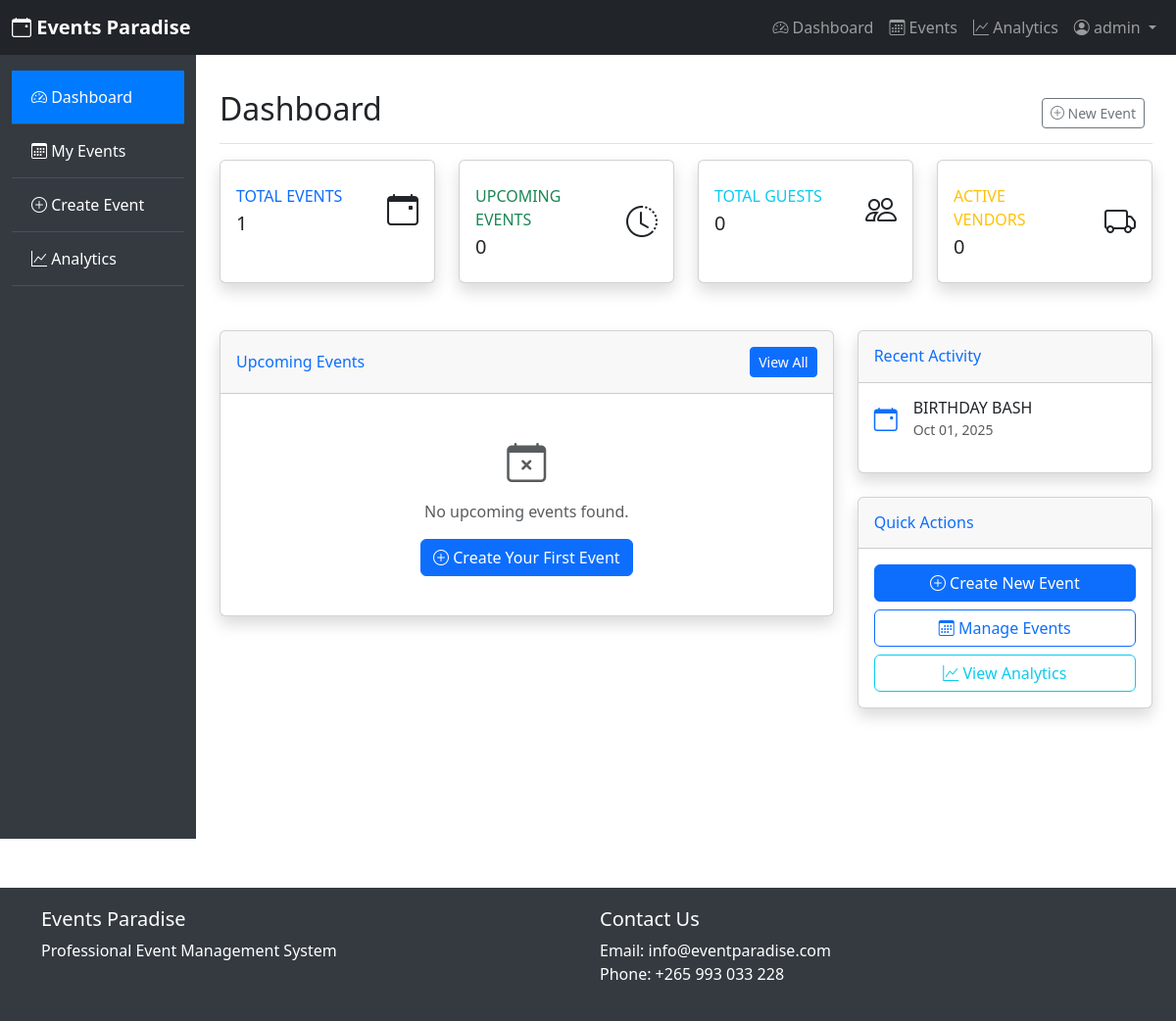
The page /dashboard (signed in) on the database its author committed.
### app.py (models this page shows)
class User(UserMixin, db.Model):
    id = db.Column(db.Integer, primary_key=True)
    username = db.Column(db.String(100), unique=True, nullable=False)
    email = db.Column(db.String(100), unique=True, nullable=False)
    password = db.Column(db.String(200), nullable=False)
    role = db.Column(db.String(20), nullable=False, default='user')
    created_at = db.Column(db.DateTime, default=datetime.utcnow)
    events = db.relationship('Event', backref='organizer', lazy=True)
    vendors = db.relationship('Vendor', backref='contact_person', lazy=True)

class Event(db.Model):
    id = db.Column(db.Integer, primary_key=True)
    title = db.Column(db.String(200), nullable=False)
    description = db.Column(db.Text)
    venue = db.Column(db.String(200), nullable=False)
    start_date = db.Column(db.DateTime, nullable=False)
    end_date = db.Column(db.DateTime, nullable=False)
    status = db.Column(db.String(20), default='planned')
    budget = db.Column(db.Float, default=0.0)
    organizer_id = db.Column(db.Integer, db.ForeignKey('user.id'), nullable=False)
    calendar_event_id = db.Column(db.String(100))  # Google Calendar event ID
    created_at = db.Column(db.DateTime, default=datetime.utcnow)
    guests = db.relationship('Guest', backref='event', lazy=True, cascade='all, delete-orphan')
    vendors = db.relationship('Vendor', backref='event', lazy=True, cascade='all, delete-orphan')
    payments = db.relationship('Payment', backref='event', lazy=True, cascade='all, delete-orphan')
    feedbacks = db.relationship('Feedback', backref='event', lazy=True, cascade='all, delete-orphan')

### app.py (the view)
@app.route('/dashboard')
@login_required
def dashboard():
    user_events = Event.query.filter_by(organizer_id=current_user.id).all()
    upcoming_events = Event.query.filter(
        Event.organizer_id == current_user.id,
        Event.start_date > datetime.now(),
        Event.status == 'planned'
    ).all()
    return render_template('dashboard.html',
                         events=user_events,
                         upcoming_events=upcoming_events)

### app.py (called while the page is built)
@login_manager.user_loader
def load_user(user_id):
    return User.query.get(int(user_id))

@app.teardown_appcontext
def shutdown_session(exception=None):
    db.session.remove()

### templates/dashboard.html
{% extends "layout.html" %}
{% block content %}
<div class="d-flex justify-content-between flex-wrap flex-md-nowrap align-items-center pt-3 pb-2 mb-3 border-bottom">
    <h1 class="h2">Dashboard</h1>
    <div class="btn-toolbar mb-2 mb-md-0">
        <div class="btn-group me-2">
            <a href="{{ url_for('create_event') }}" class="btn btn-sm btn-outline-secondary">
                <i class="bi bi-plus-circle"></i> New Event
            </a>
        </div>
    </div>
</div>
<div class="row mb-4">
    <div class="col-xl-3 col-md-6 mb-4">
        <div class="card border-left-primary shadow h-100 py-2">
            <div class="card-body">
                <div class="row no-gutters align-items-center">
                    <div class="col mr-2">
                        <div class="text-xs font-weight-bold text-primary text-uppercase mb-1">Total Events</div>
                        <div class="h5 mb-0 font-weight-bold text-gray-800">{{ events|length }}</div>
                    </div>
                    <div class="col-auto">
                        <i class="bi bi-calendar-event fs-2 text-gray-300"></i>
                    </div>
                </div>
            </div>
        </div>
    </div>
    <div class="col-xl-3 col-md-6 mb-4">
        <div class="card border-left-success shadow h-100 py-2">
            <div class="card-body">
                <div class="row no-gutters align-items-center">
                    <div class="col mr-2">
                        <div class="text-xs font-weight-bold text-success text-uppercase mb-1">Upcoming Events</div>
                        <div class="h5 mb-0 font-weight-bold text-gray-800">{{ upcoming_events|length }}</div>
                    </div>
                    <div class="col-auto">
                        <i class="bi bi-clock-history fs-2 text-gray-300"></i>
                    </div>
                </div>
            </div>
        </div>
    </div>
    <div class="col-xl-3 col-md-6 mb-4">
        <div class="card border-left-info shadow h-100 py-2">
            <div class="card-body">
                <div class="row no-gutters align-items-center">
                    <div class="col mr-2">
                        <div class="text-xs font-weight-bold text-info text-uppercase mb-1">Total Guests</div>
                        <div class="row no-gutters align-items-center">
                            <div class="col-auto">
                                <div class="h5 mb-0 mr-3 font-weight-bold text-gray-800">
                                    {% set total_guests = 0 %}
                                    {% for event in events %}
                                        {% set total_guests = total_guests + event.guests|length %}
                                    {% endfor %}
                                    {{ total_guests }}
                                </div>
                            </div>
                        </div>
                    </div>
                    <div class="col-auto">
                        <i class="bi bi-people fs-2 text-gray-300"></i>
                    </div>
                </div>
            </div>
        </div>
    </div>
    <div class="col-xl-3 col-md-6 mb-4">
        <div class="card border-left-warning shadow h-100 py-2">
            <div class="card-body">
                <div class="row no-gutters align-items-center">
                    <div class="col mr-2">
                        <div class="text-xs font-weight-bold text-warning text-uppercase mb-1">Active Vendors</div>
                        <div class="h5 mb-0 font-weight-bold text-gray-800">
                            {% set total_vendors = 0 %}
                            {% for event in events %}
                                {% set total_vendors = total_vendors + event.vendors|length %}
                            {% endfor %}
                            {{ total_vendors }}
                        </div>
                    </div>
                    <div class="col-auto">
                        <i class="bi bi-truck fs-2 text-gray-300"></i>
                    </div>
                </div>
            </div>
        </div>
    </div>
</div>
<div class="row">
    <div class="col-lg-8">
        <div class="card shadow mb-4">
            <div class="card-header py-3 d-flex flex-row align-items-center justify-content-between">
                <h6 class="m-0 font-weight-bold text-primary">Upcoming Events</h6>
                <a href="{{ url_for('events') }}" class="btn btn-sm btn-primary">View All</a>
            </div>
            <div class="card-body">
                {% if upcoming_events %}
                    {% for event in upcoming_events %}
                        <div class="card mb-3 event-card" data-event-id="{{ event.id }}">
                            <div class="card-body">
                                <div class="d-flex justify-content-between align-items-start">
                                    <div>
                                        <h5 class="card-title">{{ event.title }}</h5>
                                        <p class="card-text text-muted mb-2">{{ event.description[:100] }}{% if event.description|length > 100 %}...{% endif %}</p>
                                        <div class="d-flex gap-3">
                                            <small class="text-muted">
                                                <i class="bi bi-geo-alt"></i> {{ event.venue }}
                                            </small>
                                            <small class="text-muted">
                                                <i class="bi bi-calendar3"></i> {{ event.start_date.strftime('%b %d, %Y %I:%M %p') }}
                                            </small>
                                            <small class="text-muted">
                                                <i class="bi bi-currency-dollar"></i> ${{ "%.2f"|format(event.budget) }}
                                            </small>
                                        </div>
                                    </div>
                                    <div class="text-end">
                                        <span class="badge bg-primary status-badge">{{ event.status }}</span>
                                        <div class="mt-2">
                                            <a href="{{ url_for('event_details', event_id=event.id) }}" class="btn btn-sm btn-outline-primary">
                                                <i class="bi bi-eye"></i> View
                                            </a>
                                        </div>
                                    </div>
                                </div>
                            </div>
                        </div>
                    {% endfor %}
                {% else %}
                    <div class="text-center py-4">
                        <i class="bi bi-calendar-x fs-1 text-muted"></i>
                        <p class="text-muted mt-2">No upcoming events found.</p>
                        <a href="{{ url_for('create_event') }}" class="btn btn-primary">
                            <i class="bi bi-plus-circle"></i> Create Your First Event
                        </a>
                    </div>
                {% endif %}
            </div>
        </div>
    </div>
    <div class="col-lg-4">
        <div class="card shadow mb-4">
            <div class="card-header py-3">
                <h6 class="m-0 font-weight-bold text-primary">Recent Activity</h6>
            </div>
            <div class="card-body">
                {% if events %}
                    {% for event in events[:5] %}
                        <div class="d-flex align-items-center mb-3">
                            <div class="flex-shrink-0">
                                <i class="bi bi-calendar-event fs-4 text-primary"></i>
                            </div>
                            <div class="flex-grow-1 ms-3">
                                <h6 class="mb-0">{{ event.title }}</h6>
                                <small class="text-muted">{{ event.created_at.strftime('%b %d, %Y') }}</small>
                            </div>
                        </div>
                    {% endfor %}
                {% else %}
                    <p class="text-muted text-center">No recent activity</p>
                {% endif %}
            </div>
        </div>
        <div class="card shadow mb-4">
            <div class="card-header py-3">
                <h6 class="m-0 font-weight-bold text-primary">Quick Actions</h6>
            </div>
            <div class="card-body">
                <div class="d-grid gap-2">
                    <a href="{{ url_for('create_event') }}" class="btn btn-primary">
                        <i class="bi bi-plus-circle"></i> Create New Event
                    </a>
                    <a href="{{ url_for('events') }}" class="btn btn-outline-primary">
                        <i class="bi bi-calendar3"></i> Manage Events
                    </a>
                    {% if current_user.role == 'admin' %}
                        <a href="{{ url_for('analytics') }}" class="btn btn-outline-info">
                            <i class="bi bi-graph-up"></i> View Analytics
                        </a>
                    {% endif %}
                </div>
            </div>
        </div>
    </div>
</div>
{% endblock %}

### templates/layout.html (shortened to what this page needs)
<!DOCTYPE html>
<html lang="en">
<head>
    <link href="https://cdn.jsdelivr.net/npm/bootstrap@5.3.0/dist/css/bootstrap.min.css" rel="stylesheet">
    <link rel="stylesheet" href="https://cdn.jsdelivr.net/npm/bootstrap-icons@1.11.0/font/bootstrap-icons.css">
</head>
<body>
    <nav class="navbar navbar-expand-lg navbar-dark bg-dark">
        <div class="container-fluid">
            <a class="navbar-brand" href="{{ url_for('index') }}">
                <i class="bi bi-calendar-event"></i> Events Paradise
            </a>
            <div class="collapse navbar-collapse" id="navbarNav">
                <ul class="navbar-nav ms-auto">
                    {% if current_user.is_authenticated %}
                        <li class="nav-item">
                            <a class="nav-link" href="{{ url_for('dashboard') }}">
                                <i class="bi bi-speedometer2"></i> Dashboard
                            </a>
                        </li>
                        <li class="nav-item">
                            <a class="nav-link" href="{{ url_for('events') }}">
                                <i class="bi bi-calendar3"></i> Events
                            </a>
                        </li>
                        {% if current_user.role == 'admin' %}
                        <li class="nav-item">
                            <a class="nav-link" href="{{ url_for('analytics') }}">
                                <i class="bi bi-graph-up"></i> Analytics
                            </a>
                        </li>
                        {% endif %}
                        <li class="nav-item dropdown">
                            <a class="nav-link dropdown-toggle" href="#" role="button" data-bs-toggle="dropdown">
                                <i class="bi bi-person-circle"></i> {{ current_user.username }}
                            </a>
                        </li>
                    {% endif %}
                </ul>
            </div>
        </div>
    </nav>
    <div class="container-fluid">
        <div class="row">
            {% if current_user.is_authenticated %}
            <div class="col-md-3 col-lg-2 d-md-block sidebar collapse">
                <div class="position-sticky pt-3">
                    <ul class="nav flex-column">
                        <li class="nav-item">
                            <a class="nav-link {% if request.endpoint == 'dashboard' %}active{% endif %}" href="{{ url_for('dashboard') }}">
                                <i class="bi bi-speedometer2"></i> Dashboard
                            </a>
                        </li>
                        <li class="nav-item">
                            <a class="nav-link {% if request.endpoint == 'events' %}active{% endif %}" href="{{ url_for('events') }}">
                                <i class="bi bi-calendar3"></i> My Events
                            </a>
                        </li>
                        <li class="nav-item">
                            <a class="nav-link" href="{{ url_for('create_event') }}">
                                <i class="bi bi-plus-circle"></i> Create Event
                            </a>
                        </li>
                        {% if current_user.role == 'admin' %}
                        <li class="nav-item">
                            <a class="nav-link {% if request.endpoint == 'analytics' %}active{% endif %}" href="{{ url_for('analytics') }}">
                                <i class="bi bi-graph-up"></i> Analytics
                            </a>
                        </li>
                        {% endif %}
                    </ul>
                </div>
            </div>
            {% endif %}
            <div class="col-md-9 ms-sm-auto col-lg-10 px-md-4 main-content">
                {% block content %}{% endblock %}
            </div>
        </div>
    </div>
    <footer class="footer">
        <div class="container">
            <div class="row">
                <div class="col-md-6">
                    <h5>Events Paradise</h5>
                    <p>Professional Event Management System</p>
                </div>
                <div class="col-md-6">
                    <h5>Contact Us</h5>
                    <p>Email: info@eventparadise.com<br>Phone: +265 993 033 228</p>
                </div>
            </div>
        </div>
    </footer>
</body>
</html>

### templates/layout.html (style rules this page uses)
.sidebar { min-height: 100vh; background-color: #343a40; }
.sidebar .nav-link { color: #fff; padding: 15px 20px; border-bottom: 1px solid #495057; }
.sidebar .nav-link.active { background-color: #007bff; }
.main-content { padding: 20px; }
.navbar-brand { font-weight: bold; color: #fff !important; }
.footer { background-color: #343a40; color: #fff; padding: 20px 0; margin-top: 50px; }

### rows shown on the page
User: username "admin"
Event: title "BIRTHDAY BASH", created_at "Oct 01, 2025"

### other values the page prints
{{ events|length }} "1"
{{ upcoming_events|length }} "0"
{{ total_guests }} "0"
{{ total_vendors }} "0"
